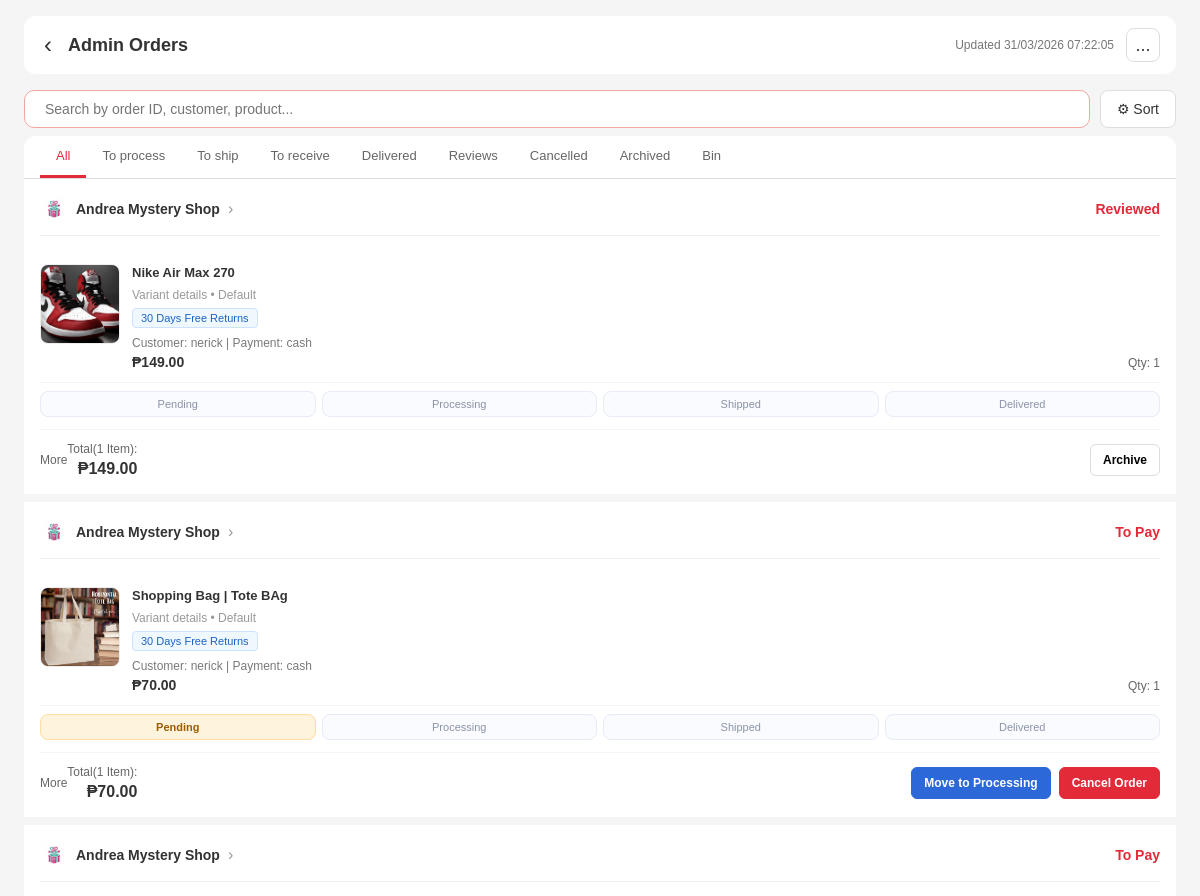
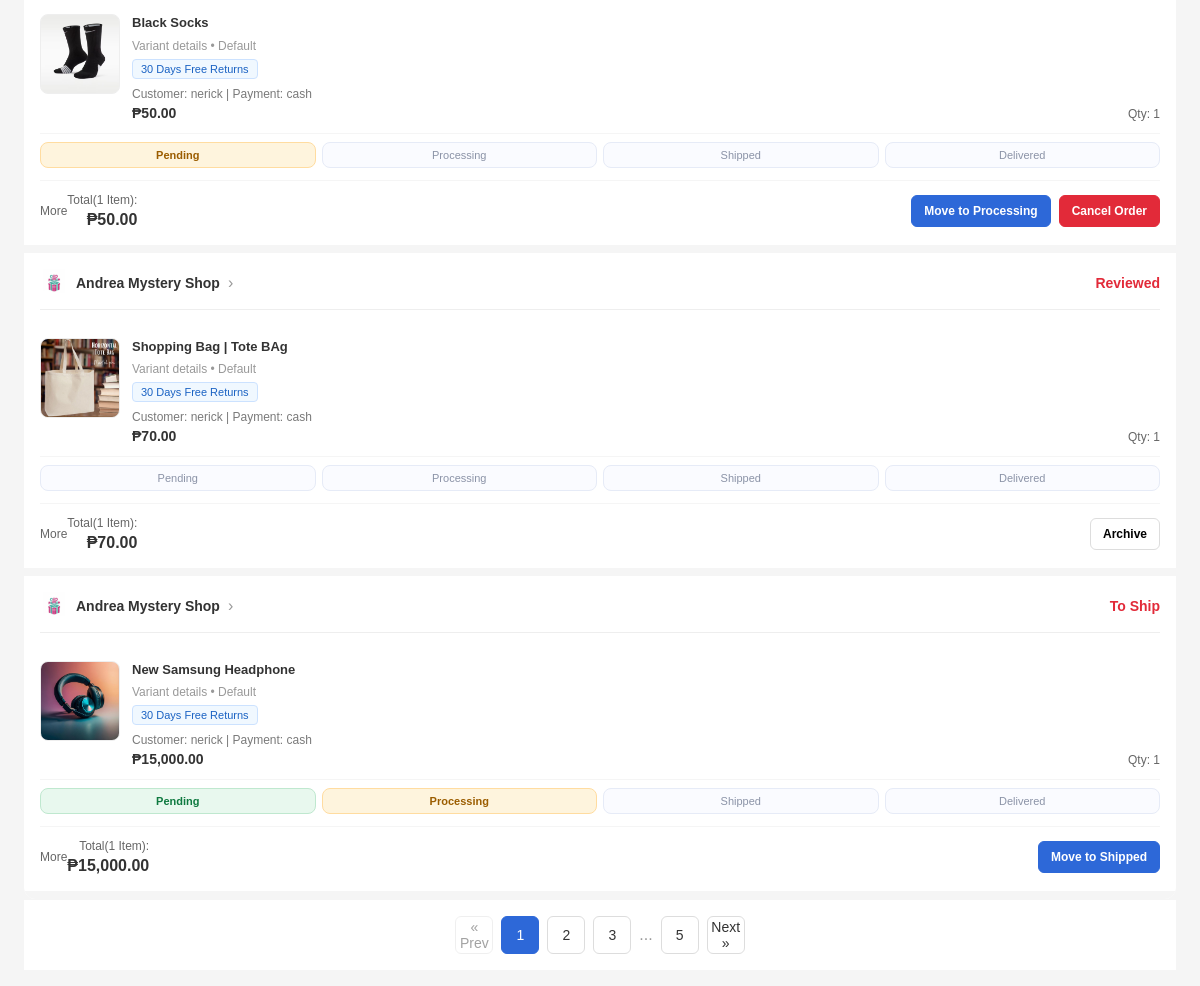
/admin_orders.php (signed in), run on the app's committed database (2 pictures, top to bottom).
### tables this page shows
CREATE TABLE `orders` (
  `order_id` int(11) NOT NULL,
  `user_id` int(11) DEFAULT NULL,
  `recipient_id` int(11) DEFAULT NULL,
  `order_date` datetime DEFAULT current_timestamp(),
  `status` enum('pending','processing','shipped','delivered','received','cancelled','reviewed') DEFAULT 'pending',
  `archived` tinyint(1) NOT NULL DEFAULT 0,
  `binned` tinyint(1) NOT NULL DEFAULT 0,
  `payment_method` enum('cash','gcash') DEFAULT 'cash',
  `total_amount` decimal(10,2) DEFAULT NULL
);

CREATE TABLE `products` (
  `product_id` int(11) NOT NULL,
  `parent_product_id` int(11) DEFAULT NULL,
  `archived` tinyint(1) NOT NULL DEFAULT 0,
  `product_name` varchar(150) DEFAULT NULL,
  `product_description` text DEFAULT NULL,
  `price` decimal(10,2) DEFAULT NULL,
  `product_stock` int(11) DEFAULT NULL,
  `order_count` int(11) NOT NULL DEFAULT 0,
  `category_id` int(11) DEFAULT NULL,
  `average_rating` decimal(3,2) DEFAULT 0.00
);

CREATE TABLE `users` (
  `user_id` int(11) NOT NULL,
  `full_name` varchar(100) NOT NULL,
  `email` varchar(150) NOT NULL,
  `password` varchar(255) NOT NULL,
  `role` enum('admin','user') DEFAULT 'user',
  `status` enum('active','inactive') DEFAULT 'active',
  `created_at` timestamp NOT NULL DEFAULT current_timestamp(),
  `updated_at` timestamp NOT NULL DEFAULT current_timestamp() ON UPDATE current_timestamp()
);

CREATE TABLE `order_items` (
  `order_item_id` int(11) NOT NULL,
  `order_id` int(11) NOT NULL,
  `product_id` int(11) NOT NULL,
  `quantity` int(11) NOT NULL CHECK (`quantity` > 0),
  `price` decimal(10,2) NOT NULL
);

### admin_orders.php (the view, shortened to what this page needs)
<?php
require_once 'dbConnection.php';
$statusLabels = [
  'pending' => 'Pending',
  'processing' => 'Processing',
  'shipped' => 'Shipped',
  'delivered' => 'Delivered',
  'received' => 'Received',
  'reviewed' => 'Reviewed',
  'cancelled' => 'Cancelled'
];
$linearFlow = ['pending', 'processing', 'shipped', 'delivered'];
$nextStatusMap = [
  'pending' => 'processing',
  'processing' => 'shipped',
  'shipped' => 'delivered'
];
$orders = [];
$orderSql = 'SELECT
  o.order_id,
  o.user_id,
  o.recipient_id,
  o.order_date,
  o.status,
  o.archived,
  o.binned,
  o.payment_method,
  o.total_amount,
  u.full_name AS customer_name,
  oi.order_item_id,
  oi.product_id,
  oi.quantity,
  oi.price,
  p.product_name,
  p.product_description,
  (SELECT pi.image_url
   FROM product_images pi
   WHERE pi.product_id = p.product_id
     AND LOWER(pi.image_url) REGEXP "\\\\.(jpg|jpeg|png|gif|webp)$"
   ORDER BY pi.is_pinned DESC, pi.image_id ASC
   LIMIT 1) AS product_image
  FROM orders o
  LEFT JOIN users u ON o.user_id = u.user_id
  LEFT JOIN order_items oi ON o.order_id = oi.order_id
  LEFT JOIN products p ON oi.product_id = p.product_id
  ORDER BY o.order_date DESC, o.order_id DESC, oi.order_item_id ASC';
$orderResult = $conn->query($orderSql);
if ($orderResult) {
  while ($row = $orderResult->fetch_assoc()) {
    $orderId = intval($row['order_id']);
    if (!isset($orders[$orderId])) {
      $orders[$orderId] = [
        'order_id' => $orderId,
        'user_id' => intval($row['user_id'] ?? 0),
        'recipient_id' => intval($row['recipient_id'] ?? 0),
        'order_date' => $row['order_date'],
        'status' => $row['status'],
        'archived' => intval($row['archived'] ?? 0),
        'binned' => intval($row['binned'] ?? 0),
        'payment_method' => $row['payment_method'],
        'total_amount' => (float)($row['total_amount'] ?? 0),
        'customer_name' => $row['customer_name'] ?: 'Unknown',
        'items' => []
      ];
    }
    if (!empty($row['product_id'])) {
      $orders[$orderId]['items'][] = [
        'order_item_id' => intval($row['order_item_id'] ?? 0),
        'product_id' => intval($row['product_id'] ?? 0),
        'product_name' => $row['product_name'] ?: 'Product',
        'product_description' => $row['product_description'] ?: '',
        'product_image' => $row['product_image'] ?: 'logo.jpg',
        'quantity' => intval($row['quantity'] ?? 1),
        'price' => (float)($row['price'] ?? 0)
      ];
    }
  }
}
$orders = array_values($orders);
$recipientData = [];
foreach ($orders as $order) {
  $recipientId = intval($order['recipient_id'] ?? 0);
  if ($recipientId <= 0 || isset($recipientData[$recipientId])) {
    continue;
  }
  $recipientStmt = $conn->prepare('SELECT recipient_name, phone_no, street_name, unit_floor, district, city, region FROM recipients WHERE recipient_id = ? LIMIT 1');
  if ($recipientStmt) {
    $recipientStmt->bind_param('i', $recipientId);
    $recipientStmt->execute();
    $recipientResult = $recipientStmt->get_result();
    if ($recipientResult && $recipientResult->num_rows > 0) {
      $recipientData[$recipientId] = $recipientResult->fetch_assoc();
    }
  }
}
$statusDisplay = [
  'pending' => 'To Pay',
  'processing' => 'To Ship',
  'shipped' => 'To Receive',
  'delivered' => 'Order Delivered',
  'received' => 'Order Received',
  'reviewed' => 'Reviewed',
  'cancelled' => 'Cancelled'
];
?>
<!doctype html>
<html>
<head>
  <link rel="stylesheet" href="main.css">
</head>
<body>
  <div class="page-container">
    <div class="page-header">
      <div class="back-arrow" onclick="window.location.href='admin_dashboard.php'">‹</div>
      <div class="header-title">Admin Orders</div>
      <div class="header-meta">Updated <?php echo date('d/m/Y H:i:s'); ?></div>
      <div class="topbar-menu">
        <button type="button" class="menu-trigger" onclick="toggleTopbarMenu(event)">...</button>
      </div>
    </div>
    <div id="adminOrdersSection" class="admin-orders-section active">
      <div class="search-filter-bar">
        <div class="search-wrapper">
          <input type="text" id="searchInput" placeholder="Search by order ID, customer, product..." onkeyup="applyFilters()" autocomplete="off">
        </div>
        <div style="position: relative;">
          <button class="filter-btn" onclick="toggleFilterDropdown()" title="Filter">⚙ Sort</button>
        </div>
      </div>
      <div class="tabs-container">
        <button class="tab active" data-status="all" onclick="filterByStatus('all')">All</button>
        <button class="tab" data-status="pending" onclick="filterByStatus('pending')">To process</button>
        <button class="tab" data-status="processing" onclick="filterByStatus('processing')">To ship</button>
        <button class="tab" data-status="shipped" onclick="filterByStatus('shipped')">To receive</button>
        <button class="tab" data-status="delivered" onclick="filterByStatus('delivered')">Delivered</button>
        <button class="tab" data-status="reviewed" onclick="filterByStatus('reviewed')">Reviews</button>
        <button class="tab" data-status="cancelled" onclick="filterByStatus('cancelled')">Cancelled</button>
        <button class="tab" data-status="archived" onclick="filterByStatus('archived')">Archived</button>
        <button class="tab" data-status="bin" onclick="filterByStatus('bin')">Bin</button>
      </div>
      <div class="orders-container" id="ordersContainer">
        <?php foreach ($orders as $order): ?>
        <?php
          $status = $order['status'];
          $nextStatus = $nextStatusMap[$status] ?? null;
          $isArchived = intval($order['archived'] ?? 0) === 1;
          $isBinned = intval($order['binned'] ?? 0) === 1;
          if ($isArchived || $isBinned) {
            $nextStatus = null;
          }
          $canCancel = $status === 'pending';
          if ($isArchived || $isBinned) {
            $canCancel = false;
          }
          $canArchive = in_array(strtolower((string)$status), ['reviewed', 'cancelled', 'canceled'], true) && !$isArchived && !$isBinned;
          $timelineIndex = array_search($status, $linearFlow, true);
          $statusText = $isBinned ? 'Binned' : ($isArchived ? 'Archived' : ($statusDisplay[$status] ?? ucfirst($status)));
          $recipient = isset($recipientData[$order['recipient_id']]) ? $recipientData[$order['recipient_id']] : null;
          $recipientName = $recipient['recipient_name'] ?? 'Recipient';
          $recipientPhone = $recipient['phone_no'] ?? '';
          $recipientParts = [];
          if ($recipient) {
            if (!empty($recipient['street_name'])) $recipientParts[] = $recipient['street_name'];
            if (!empty($recipient['unit_floor'])) $recipientParts[] = $recipient['unit_floor'];
            if (!empty($recipient['district'])) $recipientParts[] = $recipient['district'];
            if (!empty($recipient['city'])) $recipientParts[] = $recipient['city'];
            if (!empty($recipient['region'])) $recipientParts[] = $recipient['region'];
          }
          $recipientAddress = implode(', ', $recipientParts);
          $productList = implode(', ', array_map(function ($item) {
            return (string)($item['product_name'] ?? '');
          }, $order['items']));
        ?>
        <div class="order-group" data-status="<?php echo htmlspecialchars($status); ?>" data-archived="<?php echo $isArchived ? '1' : '0'; ?>" data-binned="<?php echo $isBinned ? '1' : '0'; ?>" data-order-id="<?php echo intval($order['order_id']); ?>" data-customer="<?php echo htmlspecialchars(strtolower((string)$order['customer_name'])); ?>" data-products="<?php echo htmlspecialchars(strtolower($productList)); ?>">
          <div class="store-header">
            <div class="store-info">
              <div class="store-icon"><img src="logo.jpg" alt="Logo"></div>
              <div class="store-name">Andrea Mystery Shop</div>
              <div class="store-arrow">›</div>
            </div>
            <div class="order-status"><?php echo htmlspecialchars($statusText); ?></div>
          </div>
          <?php if (!empty($order['items'])): ?>
            <?php foreach ($order['items'] as $item): ?>
              <?php $itemImage = !empty($item['product_image']) ? htmlspecialchars($item['product_image']) : 'logo.jpg'; ?>
              <div class="order-item" onclick="openOrderDetail(this)"
                data-order-id="<?php echo intval($order['order_id']); ?>"
                data-item-id="<?php echo intval($item['order_item_id']); ?>"
                data-product-id="<?php echo intval($item['product_id']); ?>"
                data-order-status="<?php echo htmlspecialchars($status); ?>"
                data-store-name="Andrea Mystery Shop"
                data-recipient-name="<?php echo htmlspecialchars($recipientName); ?>"
                data-recipient-phone="<?php echo htmlspecialchars($recipientPhone); ?>"
                data-recipient-address="<?php echo htmlspecialchars($recipientAddress); ?>"
                data-customer-name="<?php echo htmlspecialchars($order['customer_name']); ?>"
                data-payment-method="<?php echo htmlspecialchars($order['payment_method'] ?: 'N/A'); ?>"
                data-order-date="<?php echo htmlspecialchars((string)$order['order_date']); ?>"
                data-total-amount="<?php echo htmlspecialchars(number_format((float)$order['total_amount'], 2)); ?>"
                data-item-count="<?php echo intval(count($order['items'])); ?>"
                data-is-archived="<?php echo $isArchived ? '1' : '0'; ?>"
                data-is-binned="<?php echo $isBinned ? '1' : '0'; ?>"
                data-next-status="<?php echo htmlspecialchars($nextStatus ?? ''); ?>">
                <div class="item-image">
                  <img src="<?php echo $itemImage; ?>" alt="Product">
                </div>
                <div class="item-details">
                  <div class="item-name"><?php echo htmlspecialchars(substr((string)$item['product_name'], 0, 60)); ?></div>
                  <div class="item-attrs">Variant details • Default</div>
                  <div class="item-badges">
                    <div class="badge">30 Days Free Returns</div>
                  </div>
                  <div class="item-meta">Customer: <?php echo htmlspecialchars($order['customer_name']); ?> | Payment: <?php echo htmlspecialchars($order['payment_method'] ?: 'N/A'); ?></div>
                  <div class="item-bottom">
                    <div class="item-price">₱<?php echo number_format((float)$item['price'], 2); ?></div>
                    <div class="item-qty">Qty: <?php echo intval($item['quantity']); ?></div>
                  </div>
                </div>
              </div>
            <?php endforeach; ?>
          <?php endif; ?>
          <div class="timeline">
            <?php foreach ($linearFlow as $idx => $step): ?>
              <?php
                $stepClass = 'step';
                if ($status !== 'cancelled' && $timelineIndex !== false && $idx < $timelineIndex) {
                  $stepClass = 'step done';
                } elseif ($status !== 'cancelled' && $timelineIndex !== false && $idx === $timelineIndex) {
                  $stepClass = 'step current';
                }
              ?>
              <div class="<?php echo $stepClass; ?>"><?php echo htmlspecialchars($statusLabels[$step]); ?></div>
            <?php endforeach; ?>
          </div>
          <div class="actions-row">
            <div class="action-left">More</div>
            <div style="text-align: right; margin-right: auto; padding-right: 16px;">
              <div style="font-size: 12px; color: #666; margin-bottom: 4px;">Total(<?php echo count($order['items']); ?> Item<?php echo count($order['items']) > 1 ? 's' : ''; ?>):</div>
              <div style="font-size: 16px; font-weight: 600; color: #333;">₱<?php echo number_format((float)$order['total_amount'], 2); ?></div>
            </div>
            <div class="action-buttons">
              <?php if ($nextStatus): ?>
                <form method="POST" class="order-action-form" style="display:inline;" data-confirm-type="warning" data-confirm-title="Change Order Status" data-confirm-message="Move this order to <?php echo htmlspecialchars($statusLabels[$nextStatus]); ?>?">
                  <button type="submit" class="action-btn primary">Move to <?php echo htmlspecialchars($statusLabels[$nextStatus]); ?></button>
                </form>
              <?php endif; ?>
              <?php if ($canCancel): ?>
                <form method="POST" class="order-action-form" style="display:inline;" data-confirm-type="warning" data-confirm-title="Cancel Order" data-confirm-message="Cancel this order? Only pending orders can be cancelled.">
                  <button type="submit" class="action-btn danger">Cancel Order</button>
                </form>
              <?php endif; ?>
              <?php if ($canArchive): ?>
                <form method="POST" class="order-action-form" style="display:inline;" data-confirm-type="warning" data-confirm-title="Archive Reviewed Order" data-confirm-message="Archive this reviewed order? This will not delete any user review.">
                  <button type="submit" class="action-btn">Archive</button>
                </form>
              <?php endif; ?>
            </div>
          </div>
        </div>
        <?php endforeach; ?>
      </div>
      <div id="paginationContainer" class="pagination-wrap"></div>
    </div>
  </div>
</body>
</html>

### main.css (style rules this page uses)
* { margin: 0; padding: 0; box-sizing: border-box; font-family: "Poppins", sans-serif; }
html, body { height: 100%; margin: 0; background: #f5f5f5; }
body::before { content: ""; position: fixed; top: 0; left: 0; width: 100%; height: 100%; background: rgba(0, 0, 50, 0.02); z-index: -1; }
body { padding-top: 64px; }

### data on the page
orders: statusText "Reviewed", shows a picture, products.product_name "Nike Air Max 270", user.full_name "nerick", payment_method "cash", order_items.price "149.00", order_items.quantity "1", step "Pending", step "Processing", step "Shipped", step "Delivered", count($order['items']) "1", total_amount "149.00"
orders: statusText "To Pay", products.product_name "Shopping Bag | Tote BAg", user.full_name "nerick", payment_method "cash", order_items.price "70.00", order_items.quantity "1", step "Pending", step "Processing", step "Shipped", step "Delivered", count($order['items']) "1", total_amount "70.00", status "Processing"
orders: statusText "To Pay", shows a picture, products.product_name "Black Socks", user.full_name "nerick", payment_method "cash", order_items.price "50.00", order_items.quantity "1", step "Pending", step "Processing", step "Shipped", step "Delivered", count($order['items']) "1", total_amount "50.00", status "Processing"
orders: statusText "Reviewed", products.product_name "Shopping Bag | Tote BAg", user.full_name "nerick", payment_method "cash", order_items.price "70.00", order_items.quantity "1", step "Pending", step "Processing", step "Shipped", step "Delivered", count($order['items']) "1", total_amount "70.00"
orders: statusText "To Ship", shows a picture, products.product_name "New Samsung Headphone", user.full_name "nerick", payment_method "cash", order_items.price "15,000.00", order_items.quantity "1", step "Pending", step "Processing", step "Shipped", step "Delivered", count($order['items']) "1", total_amount "15,000.00", status "Shipped"
